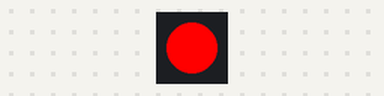
Simulated run of this sketch. Board: Arduino Mega 2560, built with avr-gcc and run on an emulated ATmega2560. Parts: 1 RGB LEDs in strip order, left to right. Dim RGB values are drawn brighter than linear.

Above: at 0.5 s.
At 1.5 s:
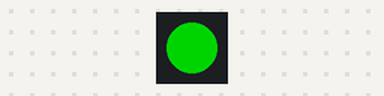
At 5.5 s:
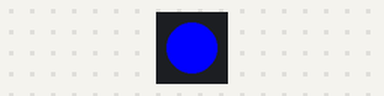
Timing chart, 0 to 6.9 s (numbered marks = the images above):
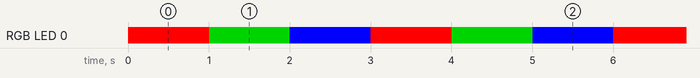

Measured:
- by itself, RGB LED 0: repeats every 3.0 s: RGB(0, 128, 0) 1.0 s, RGB(0, 0, 255) 1.0 s, RGB(255, 0, 0) 1.0 s
- by itself, everything shown: repeats every 3.0 s, in 3 steps

The sketch:

RGB_LED_sample.ino
```cpp
#include <FastLED.h>

#define NUM_LEDS 1
#define DATA_PIN 48

CRGB leds[NUM_LEDS];

void setup() {
  FastLED.addLeds<NEOPIXEL, DATA_PIN>(leds, NUM_LEDS);
}

void loop() {
  leds[0] = CRGB::Red; FastLED.show(); delay(1000);
  leds[0] = CRGB::Green; FastLED.show(); delay(1000);
  leds[0] = CRGB::Blue; FastLED.show(); delay(1000);
}
```
